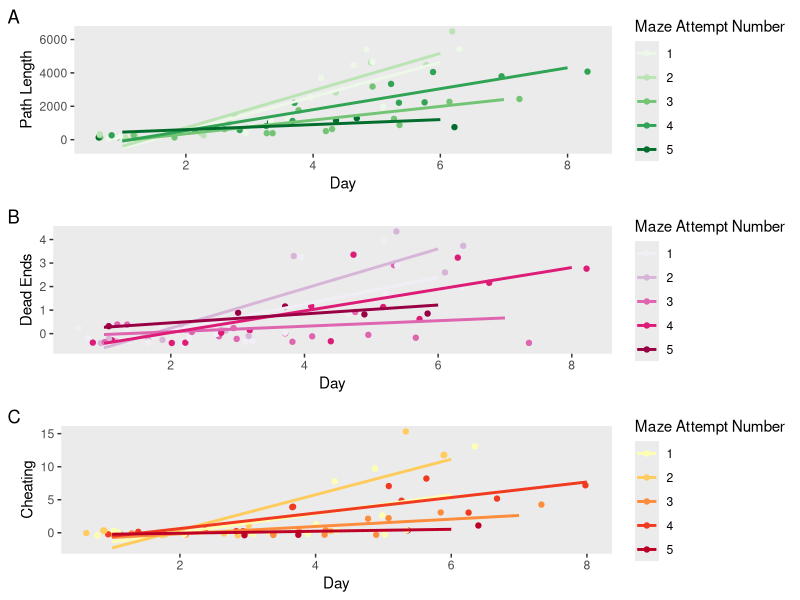
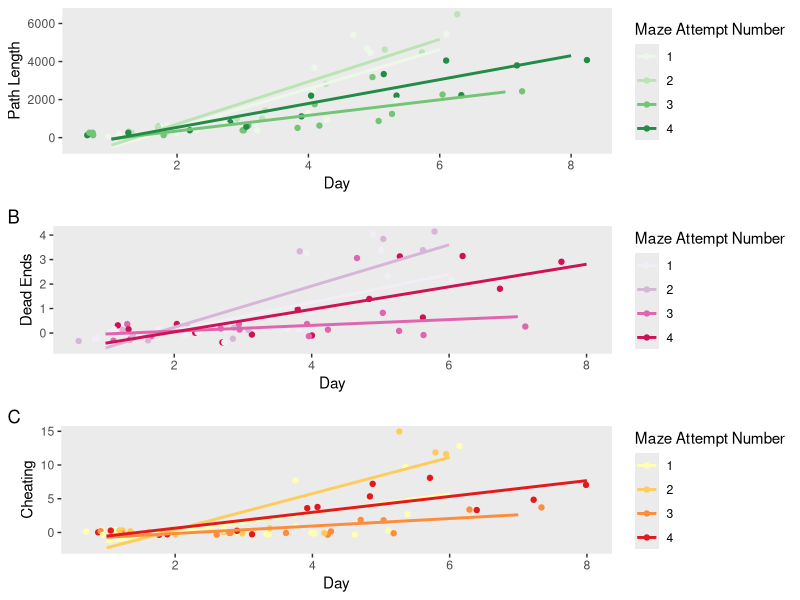

Generate these figures, in order, with R:
#Investigating slime mold (Physarum polycephalum) memory through maze solving ability
#Undergraduate Honors Thesis, Lane Birusingh Tellegen
#Annotated Statistical Analysis 


#Install all necessary packages
install.packages("nlme")
install.packages("ggplot2")
install.packages("tidyr")
install.packages("dplyr")
install.packages("RColorBrewer")

#Add packages to library
library(nlme)
library(ggplot2)
library(tidyr)
library(dplyr)
library(RColorBrewer)


#Creating working directory
rawdata2 <- read.csv("Data2_v2.csv")

#creating a new column, turning RunNum (maze attempt number) into a factor
rawdata2$RunNumFac<-factor(rawdata2$RunNum)
rawdata2$CONTAMFac<-factor(rawdata2$CONTAM)

#This is what we did together during office hours-----

#linear regression model with randomization (randomizing for group, run number is nested in Group)
#looking at how progression of path length (dependent variable) changes over maze run attempts (independent variable)
#Expected results: as maze run number increases, path length should climb less rapidly 
#(ie the mold is more 'precise', ends with a lower/shorter path legth, which means it is MORE EFFICIENT)

options(contrasts=c("contr.helmert","contr.poly"))
ERmodelfac<-lme(ER~RunNumFac*Day, correlation=corAR1(form=~Day|Group/RunNumFac), random=~1|Group,data=rawdata2)
summary(ERmodelfac)
anova(ERmodelfac,type="marginal")
#Significant



#Graph of how efficiency rating changes over maze attempts 
ERPlot<- ggplot(rawdata2,aes(x=Day, y=ER, color=RunNumFac))+
  geom_jitter()+
  theme(
    panel.grid.major = element_blank(), # Remove major grid lines
    panel.grid.minor = element_blank()  # Remove minor grid lines
  )+
  labs(x="Day", y="Path Length", color="Maze Attempt Number", tag= "A")+
  geom_smooth(method = "lm", se = FALSE)+ #se=FALSE removes shaded error bars
  scale_color_brewer(palette = "Greens")

#Repeat with diversions as the dependent variable 
#diversions are growth down dead-end paths
options(contrasts=c("contr.helmert","contr.poly"))
DIVmodelfac<-lme(DIV~RunNumFac*Day, correlation=corAR1(form=~Day|Group/RunNumFac), random=~1|Group,data=rawdata2)
summary(DIVmodelfac)
anova(DIVmodelfac,type="marginal")
#Significant

DIVPlot<- ggplot(rawdata2,aes(x=Day, y=DIV, color=RunNumFac))+
  geom_jitter()+
  theme(
    panel.grid.major = element_blank(), # Remove major grid lines
    panel.grid.minor = element_blank()  # Remove minor grid lines
  )+
  labs(x="Day", y="Dead Ends", color="Maze Attempt Number", tag = "B")+
  geom_smooth(method = "lm", se = FALSE)+
  scale_color_brewer(palette = "PuRd")

#repeat with cheating as dependent variable
#cheating is growth over maze walls
options(contrasts=c("contr.helmert","contr.poly"))
CHTmodelfac<-lme(CHT~RunNumFac*Day, correlation=corAR1(form=~Day|Group/RunNumFac), random=~1|Group,data=rawdata2)
summary(CHTmodelfac)
anova(CHTmodelfac,type="marginal")
#Significant


CHTPlot<- ggplot(rawdata2,aes(x=Day, y=CHT, color=RunNumFac))+
  geom_jitter()+
  theme(
    panel.grid.major = element_blank(), # Remove major grid lines
    panel.grid.minor = element_blank()  # Remove minor grid lines
  )+
  labs(x="Day", y="Cheating", color="Maze Attempt Number", tag ="C")+
  geom_smooth(method = "lm", se = FALSE)+
  scale_color_brewer(palette = "YlOrRd")



#creating a combined figure 

install.packages("gridExtra")
library(gridExtra)

grid.arrange(ERPlot, DIVPlot, CHTPlot, nrow=3)


#Remove contaminated plates from the data set and repeat statistics
#This is to identify if the contaminated plates have a significant effect on the statistical results
#see appendix of manuscript for more information


#Linear Regression Models without contaminated plates

puredatall<-rawdata2[!rawdata2$CONTAM == "1", ]
puredatall<-rawdata2[!rawdata2$RunNumFac == "5", ]


#ER

options(contrasts=c("contr.helmert","contr.poly"))
CERmodelfac<-lme(ER~RunNumFac*Day, correlation=corAR1(form=~Day|Group/RunNumFac), random=~1|Group,data=puredatall)
summary(CERmodelfac)
anova(CERmodelfac,type="marginal")
#Significant

#Graph of how efficiency rating changes over maze attempts 
ERrm<-ggplot(puredatall,aes(x=Day, y=ER, color=RunNumFac))+
  geom_jitter()+
  theme(
    panel.grid.major = element_blank(),
    panel.grid.minor = element_blank()
  )+
  labs(x="Day", y="Path Length", color="Maze Attempt Number")+
  geom_smooth(method = "lm", se = FALSE)+
  scale_color_brewer(palette = "Greens")


#DIV

options(contrasts=c("contr.helmert","contr.poly"))
CDIVmodelfac<-lme(DIV~RunNumFac*Day, correlation=corAR1(form=~Day|Group/RunNumFac), random=~1|Group,data=puredatall)
summary(CDIVmodelfac)
anova(CDIVmodelfac,type="marginal")
#Significant

DIVrm<-ggplot(puredatall,aes(x=Day, y=DIV, color=RunNumFac))+
  geom_jitter()+
  theme(
    panel.grid.major = element_blank(), # Remove major grid lines
    panel.grid.minor = element_blank()  # Remove minor grid lines
  )+
  labs(x="Day", y="Dead Ends", color="Maze Attempt Number", tag = "B")+
  geom_smooth(method = "lm", se = FALSE)+
  scale_color_brewer(palette = "PuRd")

#CHT

options(contrasts=c("contr.helmert","contr.poly"))
CCHTmodelfac<-lme(CHT~RunNumFac*Day, correlation=corAR1(form=~Day|Group/RunNumFac), random=~1|Group,data=puredatall)
summary(CCHTmodelfac)
anova(CCHTmodelfac,type="marginal")
#Significant

CHTrm<-ggplot(puredatall,aes(x=Day, y=CHT, color=RunNumFac))+
  geom_jitter()+
  theme(
    panel.grid.major = element_blank(), # Remove major grid lines
    panel.grid.minor = element_blank()  # Remove minor grid lines
  )+
  labs(x="Day", y="Cheating", color="Maze Attempt Number", tag ="C")+
  geom_smooth(method = "lm", se = FALSE)+
  scale_color_brewer(palette = "YlOrRd")

#make combo figure, contamination removed.

grid.arrange(ERrm, DIVrm, CHTrm, nrow=3)
